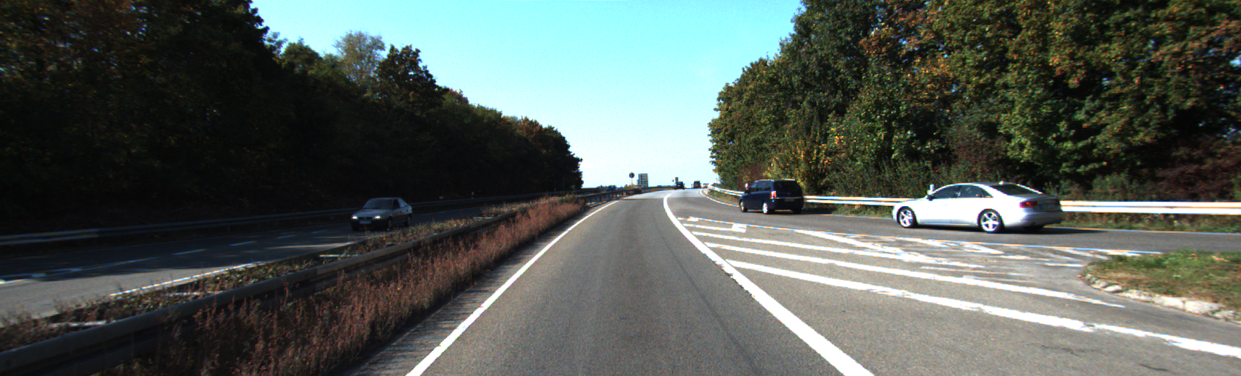
#> input picture HW4/01.png, 1241 x 376 px
$ python Q5_optical_flow.py
#> lines starting #> are read from the running program, lines starting #| are printed output that depends on the picture; after the words box and inside, x2 and y2 are one past the last pixel; in counts of white or black regions, pixels touching at a corner belong together
import cv2
import numpy as np
from PIL import Image

IMAGE_PATH = 'results/'

img_path = '01.png'
img = cv2.imread(img_path)
#> img is the input picture: shape (376, 1241, 3); mean B, G, R 88.2, 93.8, 86.1

old_img = cv2.imread('01.png')
old_gray = cv2.cvtColor(old_img, cv2.COLOR_BGR2GRAY)
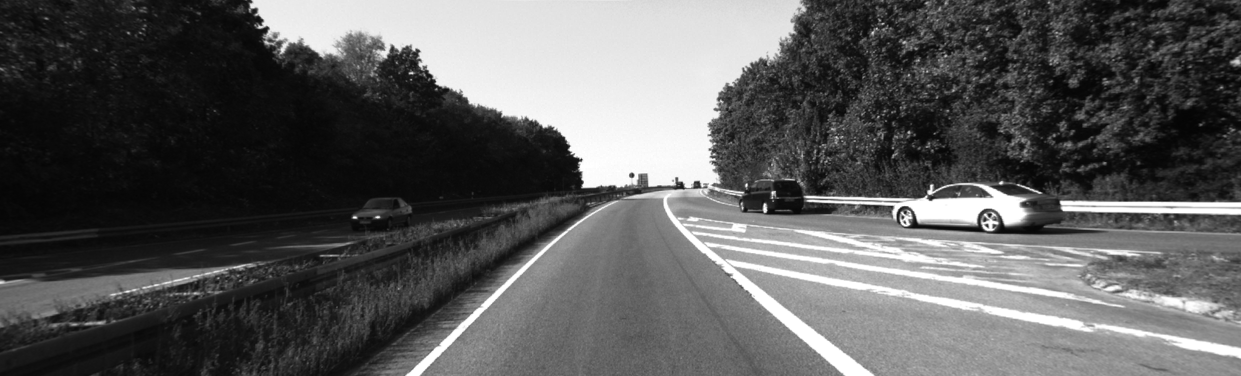
#> old_gray: shape (376, 1241); min 4, max 255, mean 90.9
old_points = cv2.goodFeaturesToTrack(old_gray, mask=None, maxCorners=150, qualityLevel=0.05, minDistance=5, blockSize=5)
#> old_points = 150 rows, first 8: [631, 175], [580, 160], [583, 186], [773, 192], [1061, 202], [983, 223], [267, 28], [893, 207]

new_img = cv2.imread('02.png')
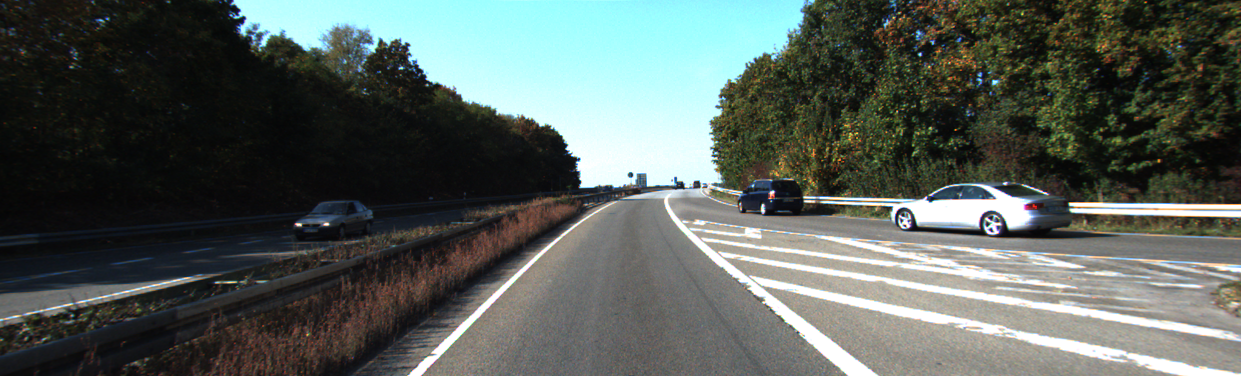
#> input picture HW4/02.png, 1241 x 376 px
#> new_img is the input picture: shape (376, 1241, 3); mean B, G, R 89.9, 95, 87
new_gray = cv2.cvtColor(new_img, cv2.COLOR_BGR2GRAY)
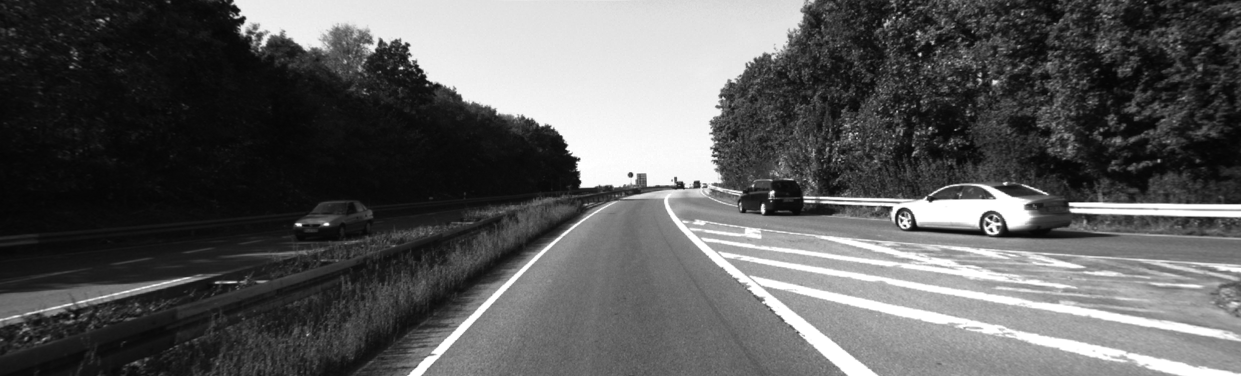
#> new_gray: shape (376, 1241); min 4, max 255, mean 92
next_points, points_status, _ = cv2.calcOpticalFlowPyrLK(old_gray, new_gray, old_points, None, winSize=(15, 15),
                                                         maxLevel=2, criteria=(cv2.TERM_CRITERIA_EPS | cv2.TERM_CRITERIA_COUNT, 10, 0.03))
#> next_points = 150 rows, first 8: [629.7, 174.6], [577.7, 159.3], [580.7, 185.8], [771.5, 192.1], [1069.9, 203.8], [985.6, 226.8], [243.7, 17.96], [891.9, 207.7]; points_status = 150 values, max 1 at index 0, min 0 at index 116, mean 0.987

mask = np.zeros_like(old_img)
for new, old in zip(next_points[points_status == 1], old_points[points_status == 1]):
    old_y, old_x = int(old[0]), int(old[1])
    new_y, new_x = int(new[0]), int(new[1])
    mask = cv2.line(mask, (old_y, old_x), (new_y, new_x), [0, 255, 255], 3)
    old_img = cv2.circle(old_img, (new_y, new_x), 3, [0, 255, 255], -1)
    new_img = cv2.circle(new_img, (new_y, new_x), 3, [0, 255, 255], -1)
#> this loop made 148 passes
#> (new, old_y, old_x, new_y, new_x) on passes 1 to 12: ([629.7, 174.6], 631, 175, 629, 174), ([577.7, 159.3], 580, 160, 577, 159), ([580.7, 185.8], 583, 186, 580, 185), ([771.5, 192.1], 773, 192, 771, 192), ([1069.9, 203.8], 1061, 202, 1069, 203), ([985.6, 226.8], 983, 223, 985, 226), ([243.7, 17.96], 267, 28, 243, 17), ([891.9, 207.7], 893, 207, 891, 207), ([566.5, 148.2], 569, 149, 566, 148), ([928.1, 194.2], 928, 193, 928, 194), ([996.5, 228.1], 993, 225, 996, 228), ([761.8, 212.9], 764, 212, 761, 212)
#> pass 2, `mask = cv2.line(mask, (old_y, old_x), (new_y, new_x), [0, 255, 255], 3)`:
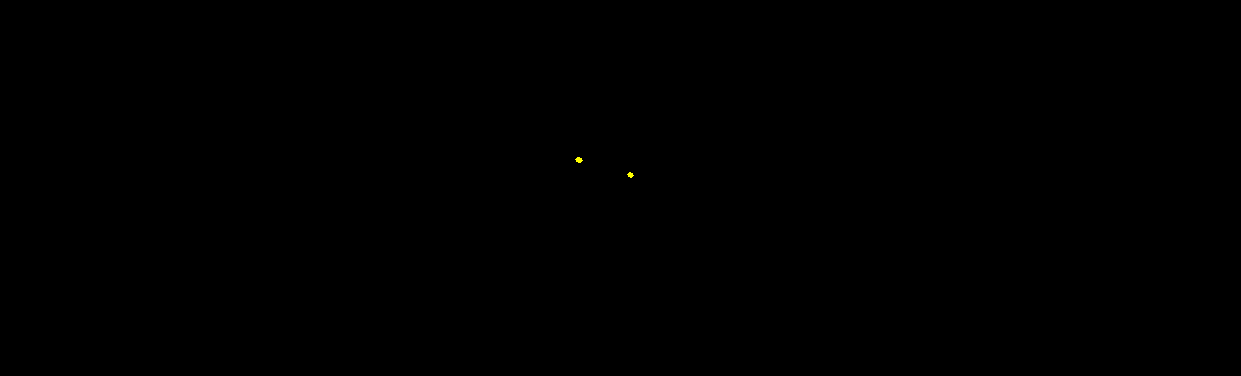
#> mask: shape (376, 1241, 3); mean of channels 0, 1, 2 0, 0, 0; drawn as B, G, R
#> after the loop:
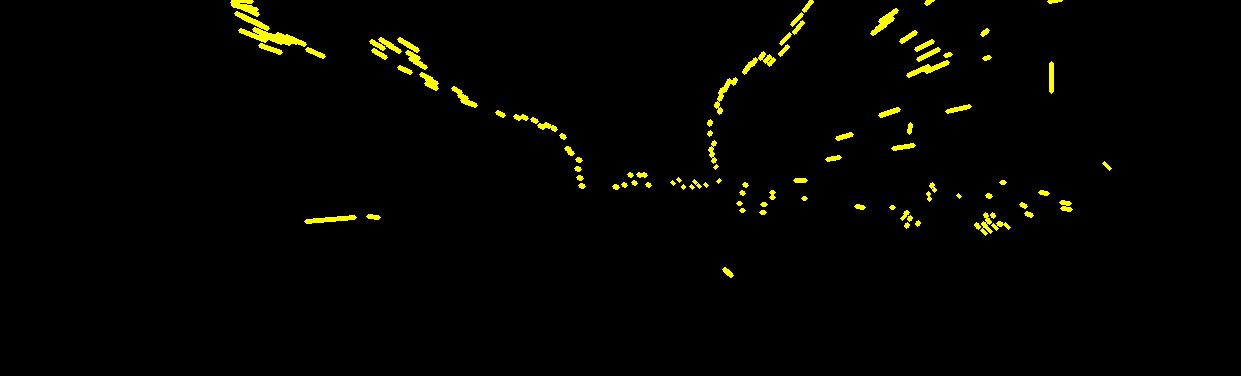
#> mask: shape (376, 1241, 3); 1.58% of pixels changed, all inside (x1, y1, x2, y2) = (230, 0, 1112, 278); drawn as B, G, R
#> after the loop:
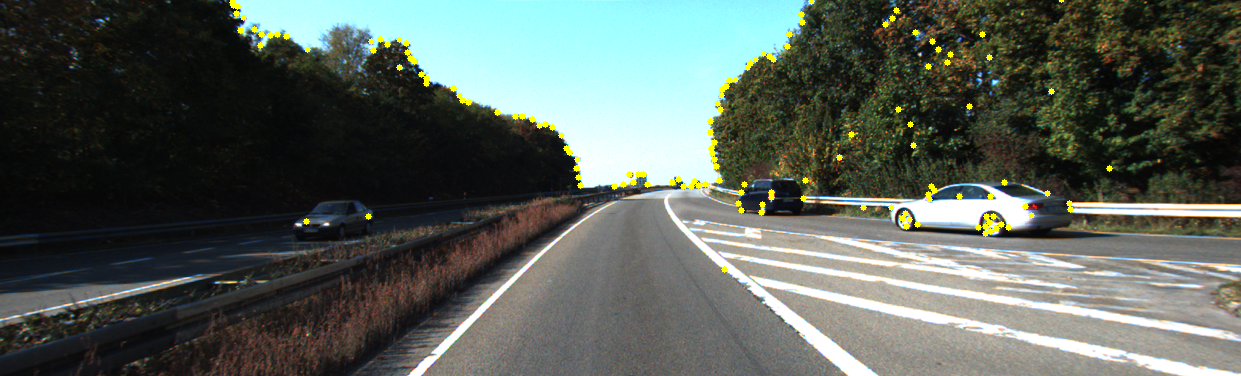
#> new_img: shape (376, 1241, 3); mean B, G, R 88.6, 96, 88.2
#> after the loop:
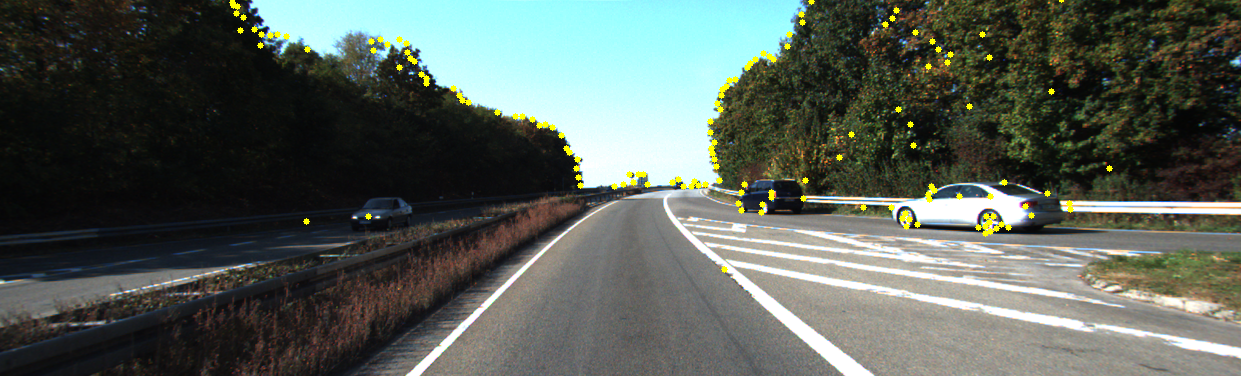
#> old_img: shape (376, 1241, 3); mean B, G, R 87.1, 95, 87.4

result = cv2.add(old_img, mask)

cv2.imwrite(IMAGE_PATH + 'im5.jpg', result)

flow_img0 = Image.fromarray(result)
flow_img1 = Image.fromarray(new_img)
flow_img0.save(IMAGE_PATH + 'flow.gif', format='GIF', append_images=[flow_img1], save_all=True, duration=500, loop=0)
